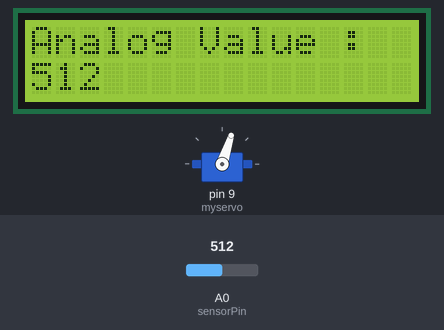
This sketch was run on a simulated Arduino Uno, built with avr-gcc and run on an emulated ATmega328P. Shown: servo, 16×2 character LCD. The test bench sets the inputs (shaded band); at power-on: A0 (sensorPin) = 512.

Above: at 15.54 s.
15.6 s: A0 (sensorPin) set to 716
At 16.29 s:
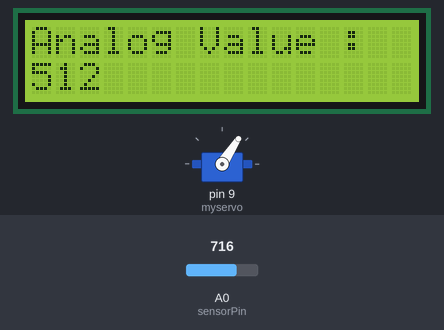
At 29.0 s:
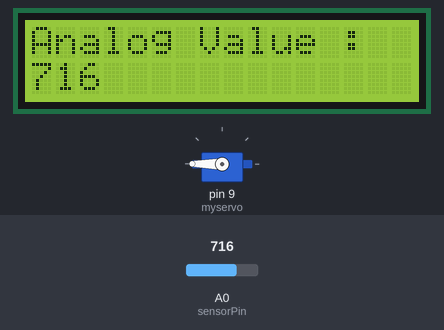
29.9 s: A0 (sensorPin) set to 900
At 48.1 s:
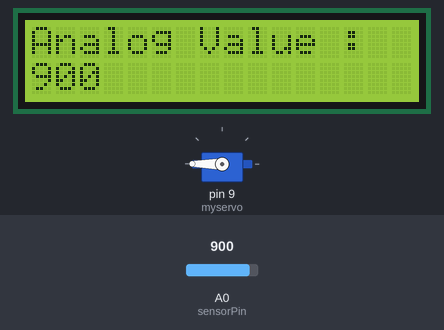
Timing chart, 0 to 64.5 s (numbered marks = the images above; inputs shaded):
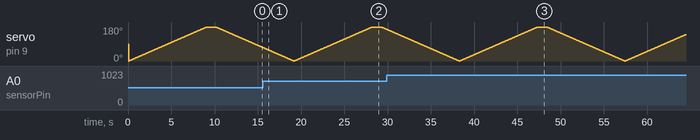

The sketch:

B24_test.ino
```cpp
#include <LiquidCrystal.h>
#include <Servo.h>

const int rs=12, en=11, d4=5, d5=4, d6=3, d7=2;
LiquidCrystal lcd(rs,en,d4,d5,d6,d7);
Servo myservo;
int sensorPin = A0;
int sensorValue;

void write_angle_lcd(int pos){
  lcd.setCursor(0, 1);
  lcd.print(pos);
}

void setup(){
  myservo.attach(9);
  lcd.begin(16, 2);
  lcd.println("Analog Value : ");
}
void loop(){
  int pos;
  sensorValue = analogRead(sensorPin);
  lcd.setCursor(0, 1);
  lcd.print(sensorValue);
  for(pos = 0; pos <= 180; pos += 1){
  myservo.write(pos);//u levo
  delay(50);
  }
  delay(1000);
  for(pos = 180; pos >= 0; pos -= 1){
  myservo.write(pos);//u desno
  delay(50);
  }

}
```
